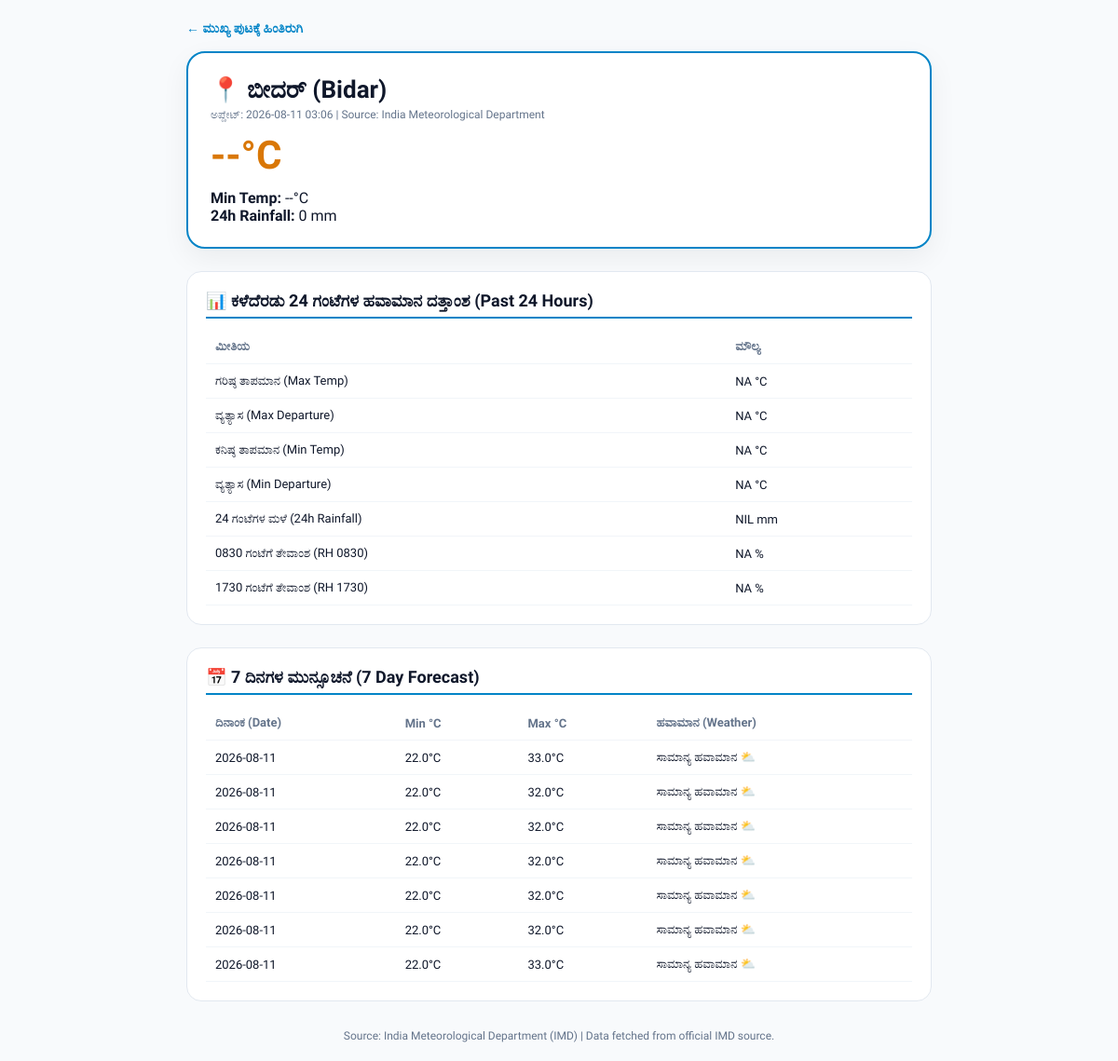
Page /weather/karnataka/bidar on the committed database.
### app/database/models.py (models this page shows)
class IMDLocation(Base):
    __tablename__ = "imd_locations"
    id = Column(Integer, primary_key=True, index=True)
    location_name = Column(String(100), nullable=False)
    normalized_name = Column(String(100), nullable=False, index=True)
    source_url = Column(String(500), nullable=False)
    forecast_url = Column(String(500), nullable=False)
    imd_city_id = Column(String(50), nullable=True, index=True)
    latitude = Column(Float, nullable=True)
    longitude = Column(Float, nullable=True)
    active = Column(Boolean, default=True)
    created_at = Column(DateTime, default=datetime.datetime.utcnow)
    updated_at = Column(DateTime, default=datetime.datetime.utcnow, onupdate=datetime.datetime.utcnow)
    observations = relationship("WeatherObservation", back_populates="location")
    forecasts = relationship("WeatherForecast", back_populates="location")

class WeatherForecast(Base):
    __tablename__ = "weather_forecasts"
    id = Column(Integer, primary_key=True, index=True)
    location_id = Column(Integer, ForeignKey("imd_locations.id"), nullable=False, index=True)
    scraped_at = Column(DateTime(timezone=True), nullable=False, index=True)
    forecast_date = Column(Date, nullable=False, index=True)
    min_temp = Column(Float, nullable=True)
    max_temp = Column(Float, nullable=True)
    weather_description = Column(String(255), nullable=True)
    warning = Column(String(255), nullable=True)
    source_url = Column(String(500), nullable=True)
    created_at = Column(DateTime, default=datetime.datetime.utcnow)
    location = relationship("IMDLocation", back_populates="forecasts")

### app/api/main.py (the view)
@app.get("/weather/karnataka/{city}", response_class=HTMLResponse)
def public_city_weather_page(city: str, request: Request, db: Session = Depends(get_db)):
    data = get_city_weather_details(db, city)
    return templates.TemplateResponse("city_weather.html", {"request": request, "data": data})

### app/templates/city_weather.html (shortened to what this page needs)
<!DOCTYPE html>
<html lang="kn">
<head>
</head>
<body>
  <div class="wrap">
    <a href="/weather/karnataka" class="back">← ಮುಖ್ಯ ಪುಟಕ್ಕೆ ಹಿಂತಿರುಗಿ</a>
    <div class="hero-card">
      <div class="city-head">📍 {{ data.name_kn }} ({{ data.name_en }})</div>
      <div class="sub">ಅಪ್ಡೇಟ್: {{ data.updated_at[:16].replace('T', ' ') if data.updated_at else 'NOW' }} | Source: India Meteorological Department</div>
      <div class="temp-big">{{ data.latest_observation.max_temp if data.latest_observation.max_temp is not none else '--' }}°C</div>
      <div><strong>Min Temp:</strong> {{ data.latest_observation.min_temp if data.latest_observation.min_temp is not none else '--' }}°C</div>
      <div><strong>24h Rainfall:</strong> {{ data.latest_observation.rainfall_24h if data.latest_observation.rainfall_24h is not none else '0' }} mm</div>
    </div>
    <div class="table-sec">
      <div class="sec-title">📊 ಕಳೆದೆರಡು 24 ಗಂಟೆಗಳ ಹವಾಮಾನ ದತ್ತಾಂಶ (Past 24 Hours)</div>
      <table>
        <tr><th>ಮೀತಿಯ</th><th>ಮೌಲ್ಯ</th></tr>
        <tr><td>ಗರಿಷ್ಠ ತಾಪಮಾನ (Max Temp)</td><td>{{ data.latest_observation.max_temp if data.latest_observation.max_temp is not none else 'NA' }} °C</td></tr>
        <tr><td>ವ್ಯತ್ಯಾಸ (Max Departure)</td><td>{{ data.latest_observation.max_temp_departure if data.latest_observation.max_temp_departure is not none else 'NA' }} °C</td></tr>
        <tr><td>ಕನಿಷ್ಠ ತಾಪಮಾನ (Min Temp)</td><td>{{ data.latest_observation.min_temp if data.latest_observation.min_temp is not none else 'NA' }} °C</td></tr>
        <tr><td>ವ್ಯತ್ಯಾಸ (Min Departure)</td><td>{{ data.latest_observation.min_temp_departure if data.latest_observation.min_temp_departure is not none else 'NA' }} °C</td></tr>
        <tr><td>24 ಗಂಟೆಗಳ ಮಳೆ (24h Rainfall)</td><td>{{ data.latest_observation.rainfall_24h if data.latest_observation.rainfall_24h is not none else 'NIL' }} mm</td></tr>
        <tr><td>0830 ಗಂಟೆಗೆ ತೇವಾಂಶ (RH 0830)</td><td>{{ data.latest_observation.rh_0830 if data.latest_observation.rh_0830 is not none else 'NA' }} %</td></tr>
        <tr><td>1730 ಗಂಟೆಗೆ ತೇವಾಂಶ (RH 1730)</td><td>{{ data.latest_observation.rh_1730 if data.latest_observation.rh_1730 is not none else 'NA' }} %</td></tr>
      </table>
    </div>
    <div class="table-sec">
      <div class="sec-title">📅 7 ದಿನಗಳ ಮುನ್ಸೂಚನೆ (7 Day Forecast)</div>
      <table>
        <thead>
          <tr><th>ದಿನಾಂಕ (Date)</th><th>Min °C</th><th>Max °C</th><th>ಹವಾಮಾನ (Weather)</th></tr>
        </thead>
        <tbody>
          {% for fc in data.forecast_7_days %}
          <tr>
            <td>{{ fc.date }}</td>
            <td>{{ fc.min_temp if fc.min_temp is not none else '--' }}°C</td>
            <td>{{ fc.max_temp if fc.max_temp is not none else '--' }}°C</td>
            <td>{{ fc.weather_kn }}</td>
          </tr>
          {% endfor %}
        </tbody>
      </table>
    </div>
    <div class="attr">
      Source: India Meteorological Department (IMD) | Data fetched from official IMD source.
    </div>
  </div>
</body>
</html>

### app/templates/city_weather.html (style rules this page uses)
body { font-family: 'Anek Kannada', 'Inter', sans-serif; background: #F8FAFC; color: #0F172A; margin: 0; padding: 20px; }
.wrap { max-width: 800px; margin: 0 auto; }
.back { text-decoration: none; color: #0284C7; font-weight: 700; font-size: 14px; margin-bottom: 16px; display: inline-block; }
.hero-card { background: #FFFFFF; border-radius: 20px; padding: 24px; border: 2px solid #0284C7; box-shadow: 0 10px 30px rgba(0,0,0,0.06); margin-bottom: 24px; }
.city-head { font-size: 26px; font-weight: 800; color: #0F172A; }
.sub { font-size: 12px; color: #64748B; margin-top: 4px; }
.temp-big { font-size: 42px; font-weight: 800; color: #D97706; margin: 12px 0; }
.table-sec { background: #FFFFFF; border-radius: 16px; padding: 20px; border: 1px solid #E2E8F0; margin-bottom: 24px; }
.sec-title { font-size: 18px; font-weight: 800; margin-bottom: 12px; border-bottom: 2px solid #0284C7; padding-bottom: 6px; }
table { width: 100%; border-collapse: collapse; font-size: 13px; }
th, td { padding: 10px; text-align: left; border-bottom: 1px solid #F1F5F9; }
th { font-weight: 700; color: #64748B; }
.attr { text-align: center; font-size: 12px; color: #64748B; margin-top: 30px; }

### rows in the picture
IMDLocation: name_en "Bidar"
WeatherForecast: date "2026-08-11", min_temp "22.0", max_temp "33.0", weather_kn "ಸಾಮಾನ್ಯ ಹವಾಮಾನ ⛅"
WeatherForecast: date "2026-08-11", min_temp "22.0", max_temp "32.0", weather_kn "ಸಾಮಾನ್ಯ ಹವಾಮಾನ ⛅"
WeatherForecast: date "2026-08-11", min_temp "22.0", max_temp "32.0", weather_kn "ಸಾಮಾನ್ಯ ಹವಾಮಾನ ⛅"
WeatherForecast: date "2026-08-11", min_temp "22.0", max_temp "32.0", weather_kn "ಸಾಮಾನ್ಯ ಹವಾಮಾನ ⛅"
WeatherForecast: date "2026-08-11", min_temp "22.0", max_temp "32.0", weather_kn "ಸಾಮಾನ್ಯ ಹವಾಮಾನ ⛅"
WeatherForecast: date "2026-08-11", min_temp "22.0", max_temp "32.0", weather_kn "ಸಾಮಾನ್ಯ ಹವಾಮಾನ ⛅"
WeatherForecast: date "2026-08-11", min_temp "22.0", max_temp "33.0", weather_kn "ಸಾಮಾನ್ಯ ಹವಾಮಾನ ⛅"

### other values in the picture
{{ data.name_kn }} "ಬೀದರ್"
{{ data.updated_at[:16].replace('T', ' ') if data.updated_at else 'NOW' }} "2026-08-11 03:06"
